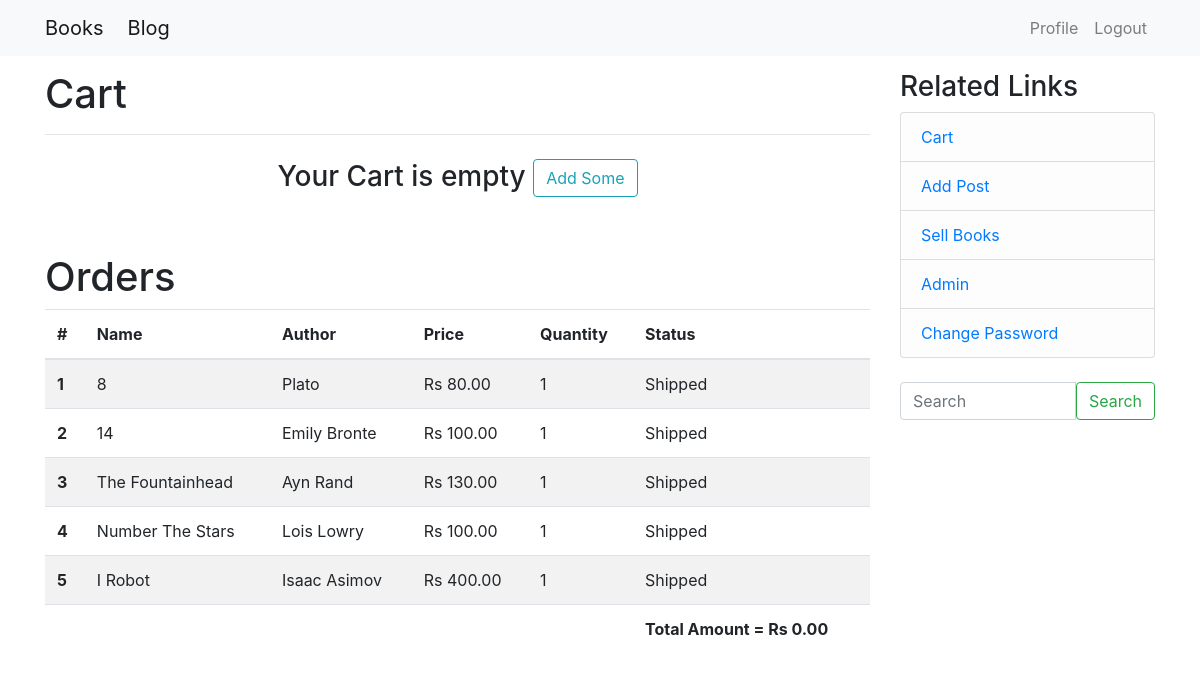
/cart/ (signed in), run on the app's committed database.
### cart/models.py (models this page shows, shortened)
class Bought(models.Model):
	STATUS_CHOICES = (('Delivered', 'Delivered'), ('Shipped', 'Shipped'))
	user = models.ForeignKey(User, on_delete=models.CASCADE, null=True)
	product = models.CharField(max_length=100, blank=True, null=True)
	author = models.CharField(max_length=100, blank=True)
	price = models.DecimalField(default=0.00, max_digits=100, decimal_places=2)
	quantity = models.IntegerField(default=1)
	status = models.CharField(max_length=100, choices=STATUS_CHOICES, default='Shipped', blank=True)
	bought = models.DateTimeField(auto_now_add=True)

class Cart(models.Model):
	user = models.OneToOneField(User, on_delete=models.CASCADE, null=True)
	products = models.ManyToManyField(Product, blank=True)
	total = models.DecimalField(default=0.00, max_digits=100, decimal_places=2)
	c_created = models.DateTimeField(auto_now_add=True)
	c_updated = models.DateTimeField(auto_now=True)
	objects = CartManager()

### cart/views.py (the view)
# urls.py: path('', cart_home, name='home'),
@login_required()
def cart_home(request):
	cart_obj = Cart.objects.get(user=request.user)
	bought = Bought.objects.filter(user=request.user)
	context = {
		'cart' : cart_obj,
		'bought' : bought
	}
	return render(request, "cart/c_home.html", context)

### cart/templates/cart/c_home.html
{% extends 'blog/base.html' %}
{% block content %}
<h1>Cart</h1>
{% if cart.products.exists %}
	<table class="table table-striped">
		<thead>
		  <tr>
			<th scope="col">#</th>
			<th scope="col">Name</th>
			<th scope="col">Author</th>
			<th scope="col">Price</th>
			<th scope="col">Quantity</th>
		  </tr>
		</thead>
		<tbody>
			{% for object in cart.products.all %}
				<tr>
					<th scope="row">{{ forloop.counter }}</th>
					<td><a href="{% url 'book-view' object.slug %}">{{ object.name|title }}</a>
						{% include 'commerce/cart_update.html' with product=object cart=cart in_cart=True %}
					</td>
					<td>{{ object.author|title }}</td>
					<td>
						{% if object.quantity == 0 %}
							Sold Out
						{% else %}
							Rs {{ object.price }}
						{% endif %}
					</td>
					<td>1</td>
				</tr>
			{% endfor %}
			<tr>
				<th colspan="4"></th>
				<td><strong>Cart Total = Rs {{ cart.total }}</strong></td>
			</tr>
		</tbody>
	</table>
	<div class="text-center">
		<a href="{% url 'commerce-home' %}"><button class="btn btn-lg btn-success mr-1">Add More</button></a></h3>
		<a class="btn btn-lg btn-success ml-1" href="{% url 'cart:order' %}">CheckOut</a>
	</div>
{% else %}
	<hr>
	<div class="container mt-4">
		<h3 class="text-center">Your Cart is empty
		<a href="{% url 'commerce-home' %}"><button class="btn btn-outline-info">Add Some</button></a></h3>
	</div>
{% endif %}
<br>
<br>
<h1>Orders</h1>
{% if bought %}
	<table class="table table-striped">
		<thead>
		  <tr>
			<th scope="col">#</th>
			<th scope="col">Name</th>
			<th scope="col">Author</th>
			<th scope="col">Price</th>
			<th scope="col">Quantity</th>
			<th scope="col">Status</th>
		  </tr>
		</thead>
		<tbody>
			{% for book in bought %}
				<tr>
					<th scope="row">{{ forloop.counter }}</th>
					<td>{{ book.product|title }}</td>
					<td>{{ book.author|title }}</td>
					<td>Rs {{ book.price }}</td>
					<td>1</td>
					<td>{{ book.status }}</td>
				</tr>
			{% endfor %}
			<tr>
				<th colspan="5"></th>
				<td><strong>Total Amount = Rs {{ cart.total }}</strong></td>
			</tr>
		</tbody>
	</table>
{% else %}
	<hr>
	<div class="container mt-4">
		<h3 class="text-center">No Orders Yet</h3>
	</div>
{% endif %}
{% endblock content %}

### blog/static/blog/main.css (style rules this page uses)
body { padding-top:70px; }

### data on the page
Bought: product "8", author "Plato", price "80.00", status "Shipped"
Bought: product "14", author "Emily Bronte", price "100.00", status "Shipped"
Bought: product "The Fountainhead", author "Ayn Rand", price "130.00", status "Shipped"
Bought: product "Number The Stars", author "Lois Lowry", price "100.00", status "Shipped"
Bought: product "I Robot", author "Isaac Asimov", price "400.00", status "Shipped"
Cart: total "0.00"
